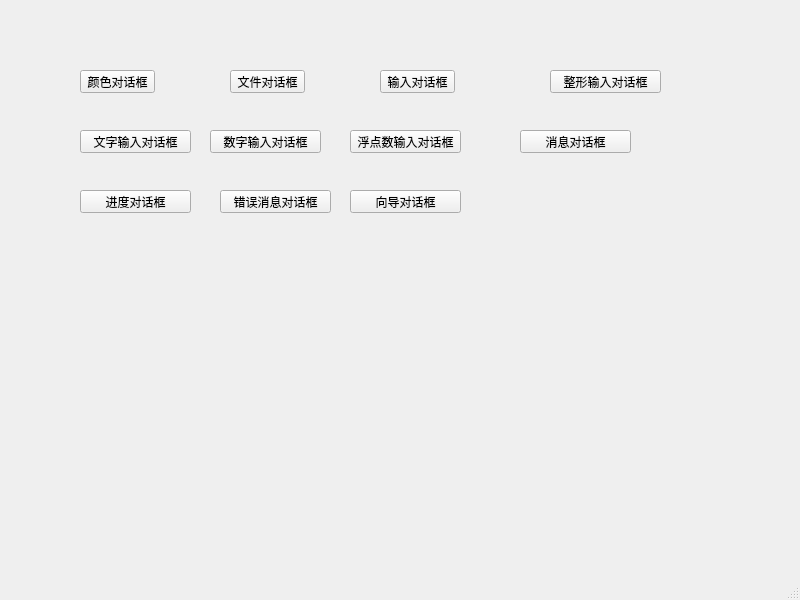
<?xml version="1.0" encoding="UTF-8"?>
<ui version="4.0">
 <class>MainWindow</class>
 <widget class="QMainWindow" name="MainWindow">
  <property name="geometry">
   <rect>
    <x>0</x>
    <y>0</y>
    <width>800</width>
    <height>600</height>
   </rect>
  </property>
  <property name="windowTitle">
   <string>MainWindow</string>
  </property>
  <widget class="QWidget" name="centralwidget">
   <widget class="QPushButton" name="colorBtn">
    <property name="geometry">
     <rect>
      <x>80</x>
      <y>70</y>
      <width>75</width>
      <height>23</height>
     </rect>
    </property>
    <property name="text">
     <string>颜色对话框</string>
    </property>
   </widget>
   <widget class="QPushButton" name="pushButton">
    <property name="geometry">
     <rect>
      <x>230</x>
      <y>70</y>
      <width>75</width>
      <height>23</height>
     </rect>
    </property>
    <property name="text">
     <string>文件对话框</string>
    </property>
   </widget>
   <widget class="QPushButton" name="pushButton_2">
    <property name="geometry">
     <rect>
      <x>380</x>
      <y>70</y>
      <width>75</width>
      <height>23</height>
     </rect>
    </property>
    <property name="text">
     <string>输入对话框</string>
    </property>
   </widget>
   <widget class="QPushButton" name="pushButton_3">
    <property name="geometry">
     <rect>
      <x>550</x>
      <y>70</y>
      <width>111</width>
      <height>23</height>
     </rect>
    </property>
    <property name="text">
     <string>整形输入对话框</string>
    </property>
   </widget>
   <widget class="QPushButton" name="pushButton_4">
    <property name="geometry">
     <rect>
      <x>80</x>
      <y>130</y>
      <width>111</width>
      <height>23</height>
     </rect>
    </property>
    <property name="text">
     <string>文字输入对话框</string>
    </property>
   </widget>
   <widget class="QPushButton" name="pushButton_5">
    <property name="geometry">
     <rect>
      <x>210</x>
      <y>130</y>
      <width>111</width>
      <height>23</height>
     </rect>
    </property>
    <property name="text">
     <string>数字输入对话框</string>
    </property>
   </widget>
   <widget class="QPushButton" name="pushButton_6">
    <property name="geometry">
     <rect>
      <x>350</x>
      <y>130</y>
      <width>111</width>
      <height>23</height>
     </rect>
    </property>
    <property name="text">
     <string>浮点数输入对话框</string>
    </property>
   </widget>
   <widget class="QPushButton" name="pushButton_7">
    <property name="geometry">
     <rect>
      <x>520</x>
      <y>130</y>
      <width>111</width>
      <height>23</height>
     </rect>
    </property>
    <property name="text">
     <string>消息对话框</string>
    </property>
   </widget>
   <widget class="QPushButton" name="pushButton_8">
    <property name="geometry">
     <rect>
      <x>80</x>
      <y>190</y>
      <width>111</width>
      <height>23</height>
     </rect>
    </property>
    <property name="text">
     <string>进度对话框</string>
    </property>
   </widget>
   <widget class="QPushButton" name="pushButton_9">
    <property name="geometry">
     <rect>
      <x>220</x>
      <y>190</y>
      <width>111</width>
      <height>23</height>
     </rect>
    </property>
    <property name="text">
     <string>错误消息对话框</string>
    </property>
   </widget>
   <widget class="QPushButton" name="pushButton_10">
    <property name="geometry">
     <rect>
      <x>350</x>
      <y>190</y>
      <width>111</width>
      <height>23</height>
     </rect>
    </property>
    <property name="text">
     <string>向导对话框</string>
    </property>
   </widget>
  </widget>
  <widget class="QMenuBar" name="menubar">
   <property name="geometry">
    <rect>
     <x>0</x>
     <y>0</y>
     <width>800</width>
     <height>21</height>
    </rect>
   </property>
  </widget>
  <widget class="QStatusBar" name="statusbar"/>
 </widget>
 <resources/>
 <connections/>
</ui>
